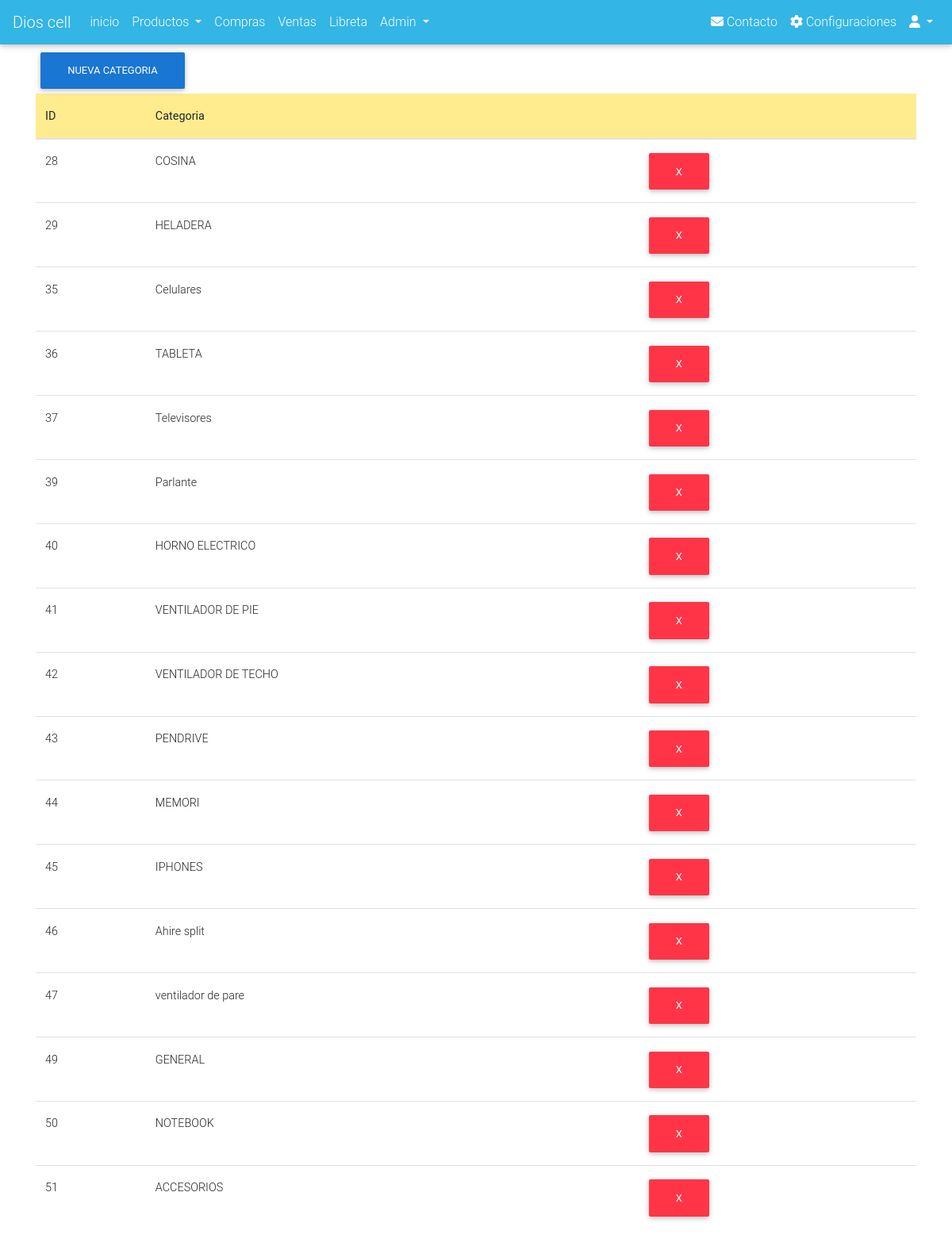
Screenshot of /moduloCategorias/categorias.php with the database file from the repository.
### tables this page shows
CREATE TABLE `local` (
  `id` int(11) NOT NULL,
  `nombre` varchar(50) NOT NULL
);

CREATE TABLE `categoria` (
  `idCategoria` int(11) NOT NULL,
  `nombreCategoria` varchar(50) NOT NULL
);

### conn/conn.php (called while the page is built, shortened)
<?php
$server = 'localhost';
$username = 'dioscell_dioscell';
$password = '!V.J+2Ru+&P#';
$database = 'dioscell_dioscell';
try {
    $conn = new PDO("mysql:host=$server;dbname=$database;", $username, $password);
    $conn->exec("set names utf8");
    if(isset($local)){
        $sql="SELECT * FROM `local` WHERE id=1";
        $local=$conn->prepare($sql);
        $local->execute();
        $local=$local->fetch(PDO::FETCH_ASSOC);
    }
} catch (PDOException $e) {
    die('Conexion fallida: lo sentimos mucho.'.$e->getMessage());
}
?>

### moduloCategorias/categorias.php (the view, shortened to what this page needs)
<?php
require "../conn/conn.php";
$sqlCategorias="SELECT * FROM `categoria`";
$categoriasAll=$conn->prepare($sqlCategorias);
$categoriasAll->execute();
$categoriasAll=$categoriasAll->fetchAll(PDO::FETCH_ASSOC);
?>
<!DOCTYPE html>
<html lang="en">
<head>
    <link rel="stylesheet" href="../mdb/css/bootstrap.min.css">
    <link rel="stylesheet" href="../mdb/css/mdb.min.css">
    <link rel="stylesheet" href="../mdb/css/all.min.css">
</head>
<body>
    <section>
        <nav class="mb-1 navbar navbar-expand-lg navbar-dark info-color">
        <a class="navbar-brand" href="#"><?php echo $local["nombre"]?></a>
        <div class="collapse navbar-collapse" id="navbarSupportedContent-4">
            <ul class="navbar-nav mr-auto">
            <li class="nav-item">
                <a class="nav-link waves-effect waves-light" href="../index.php">inicio
                </a>
            </li>
            <li class="nav-item dropdown">
                  <a class="nav-link dropdown-toggle waves-effect waves-light" id="navbarDropdownMenuLink-3" data-toggle="dropdown" aria-haspopup="true" aria-expanded="false">Productos
                  </a>
              </li>
            <li class="nav-item">
                <a class="nav-link waves-effect waves-light" href="../moduloCompras/compras.php">Compras</a>
            </li>
            <li class="nav-item">
                <a class="nav-link waves-effect waves-light" href="../moduloVentas/ventas.php">Ventas</a>
            </li>
             <li class="nav-item">
                <a class="nav-link waves-effect waves-light" href="../moduloLibreta/libreta.php">Libreta</a>
            </li>
            <li class="nav-item dropdown">
                <a class="nav-link dropdown-toggle waves-effect waves-light" id="navbarDropdownMenuLink-4" data-toggle="dropdown" aria-haspopup="true" aria-expanded="false">Admin
                </a>
            </li>
            </ul>
            <ul class="navbar-nav ml-auto">
            <li class="nav-item">
                <a class="nav-link waves-effect waves-light" href="#">
                <i class="fas fa-envelope"></i> Contacto
                </a>
            </li>
            <li class="nav-item">
                <a class="nav-link waves-effect waves-light" href="#">
                <i class="fas fa-gear"></i> Configuraciones</a>
            </li>
            <li class="nav-item dropdown">
                <a class="nav-link dropdown-toggle waves-effect waves-light" id="navbarDropdownMenuLink-4" data-toggle="dropdown" aria-haspopup="true" aria-expanded="false">
                <i class="fas fa-user"></i> <span id="userNameID"></span> </a>
            </li>
            </ul>
        </div>
        </nav>
    </section>
    <div class="container">
    <button class="btn btn-blue" data-toggle="modal" data-target="#addCategoria">Nueva Categoria</button>
        <table class="table table-hover">
            <thead style="background: #ffe251a3;">
                <tr>
                    <th>ID</th>
                    <th>Categoria</th>
                    <th></th>
                </tr>
            </thead>
            <tbody>
            <?php foreach ($categoriasAll as $key):?>
                <tr>
                    <td><?php echo $key['idCategoria']?></td>
                    <td><?php echo $key['nombreCategoria']?></td>
                    <td><a href="php/delete.php?id=<?php echo $key['idCategoria']?>" class="btn btn-danger">x</a></td>
                </tr>
            <?php endforeach?>
            </tbody>
        </table>
    </div>
</body>
</html>

### rows the page displays
local: nombre "Dios cell"
categoria: idCategoria "28", nombreCategoria "COSINA"
categoria: idCategoria "29", nombreCategoria "HELADERA"
categoria: idCategoria "35", nombreCategoria "Celulares"
categoria: idCategoria "36", nombreCategoria "TABLETA"
categoria: idCategoria "37", nombreCategoria "Televisores"
categoria: idCategoria "39", nombreCategoria "Parlante"
categoria: idCategoria "40", nombreCategoria "HORNO ELECTRICO"
categoria: idCategoria "41", nombreCategoria "VENTILADOR DE PIE"
categoria: idCategoria "42", nombreCategoria "VENTILADOR DE TECHO"
categoria: idCategoria "43", nombreCategoria "PENDRIVE"
categoria: idCategoria "44", nombreCategoria "MEMORI"
categoria: idCategoria "45", nombreCategoria "IPHONES"
categoria: idCategoria "46", nombreCategoria "Ahire split"
categoria: idCategoria "47", nombreCategoria "ventilador de pare"
categoria: idCategoria "49", nombreCategoria "GENERAL"
categoria: idCategoria "50", nombreCategoria "NOTEBOOK"
categoria: idCategoria "51", nombreCategoria "ACCESORIOS"
